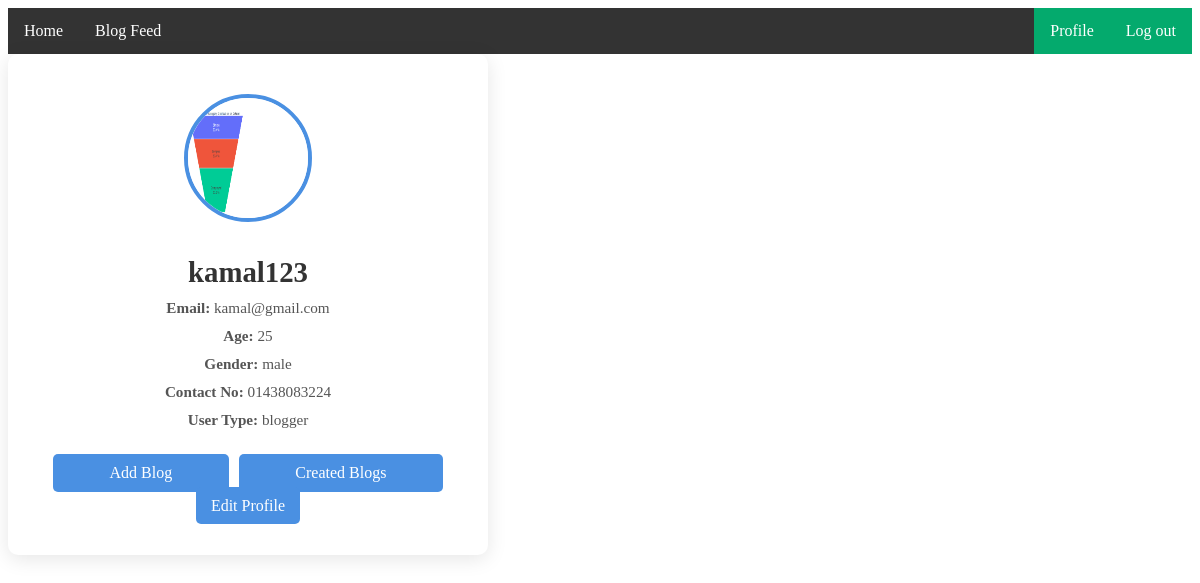
Screenshot of /profilePage/ (signed in) with the database file from the repository.
### myApp/models.py (models this page shows, shortened)
class customUser(AbstractUser):
    GENDER=[
        ('male',"Male"),
        ('female',"Female"),
        ('others',"Others"),
    ]
    USER=[
        ('viewers','Viewers'),
        ('blogger','Blogger')
    ]
    user_type=models.CharField(choices=USER,max_length=100,null=True)
    Gender=models.CharField(choices=GENDER, max_length=100,null=True)
    Age=models.PositiveIntegerField(null=True)
    Contact_No=models.CharField(max_length=100,null=True)
    profile_pic=models.ImageField(upload_to='Media/Profile_Pic', null=True)

### myProject/views.py (the view)
# urls.py: path("profilePage/", profilePage, name="profilePage"),
def profilePage(request):
    return render(request,"profilePage.html")

### Template/profilePage.html (shortened to what this page needs)
{% extends 'base.html' %}
{% block body %}
<!DOCTYPE html>
<html lang="en">
<head>
</head>
<body>
    <div class="profile-container">
        <img src="/{{ request.user.profile_pic }}" alt="Profile Picture">
        <h2>{{ request.user.username }}</h2>
        <p class="user-info"><strong>Email:</strong> {{ request.user.email }}</p>
        <p class="user-info"><strong>Age:</strong> {{ request.user.Age }}</p>
        <p class="user-info"><strong>Gender:</strong> {{ request.user.Gender }}</p>
        <p class="user-info"><strong>Contact No:</strong> {{ request.user.Contact_No }}</p>
        <p class="user-info"><strong>User Type:</strong> {{ request.user.user_type }}</p>
        {% if request.user.user_type == 'blogger' %}
        <div class="button-container">
            <a href="{% url 'addBlogPage' %}" class="action-link">Add Blog</a>
            <a href="{% url 'createdBlogBy' %}" class="action-link">Created Blogs</a>
        </div>
        {% endif %}
        <a href="{% url 'editProfilePage' %}" class="action-link">Edit Profile</a>
    </div>
</body>
</html>
{% endblock body %}

### Template/profilePage.html (style rules this page uses)
.profile-container { background-color: white; padding: 40px; border-radius: 10px; box-shadow: 0 4px 20px rgba(0, 0, 0, 0.1); width: 400px; text-align: center; }
.profile-container img { width: 120px; height: 120px; border-radius: 50%; border: 4px solid #4a90e2; margin-bottom: 20px; }
h2 { margin: 10px 0; color: #333; font-size: 1.8em; }
.user-info { margin: 10px 0; color: #555; font-size: 0.95em; }
.button-container { margin-top: 20px; display: flex; justify-content: center; flex-wrap: wrap; }
.edit-button, .action-link { padding: 10px 15px; margin: 5px; background-color: #4a90e2; color: white; border: none; border-radius: 5px; cursor: pointer; transition: background-color 0.3s; text-decoration: none; text-align: center; flex: 1 1 auto; }

### rows the page displays
customUser: user.profile_pic (picture), user.username "kamal123", user.email "kamal@gmail.com", user.Age "25", user.Gender "male", user.Contact_No "01438083224", user.user_type "blogger"
